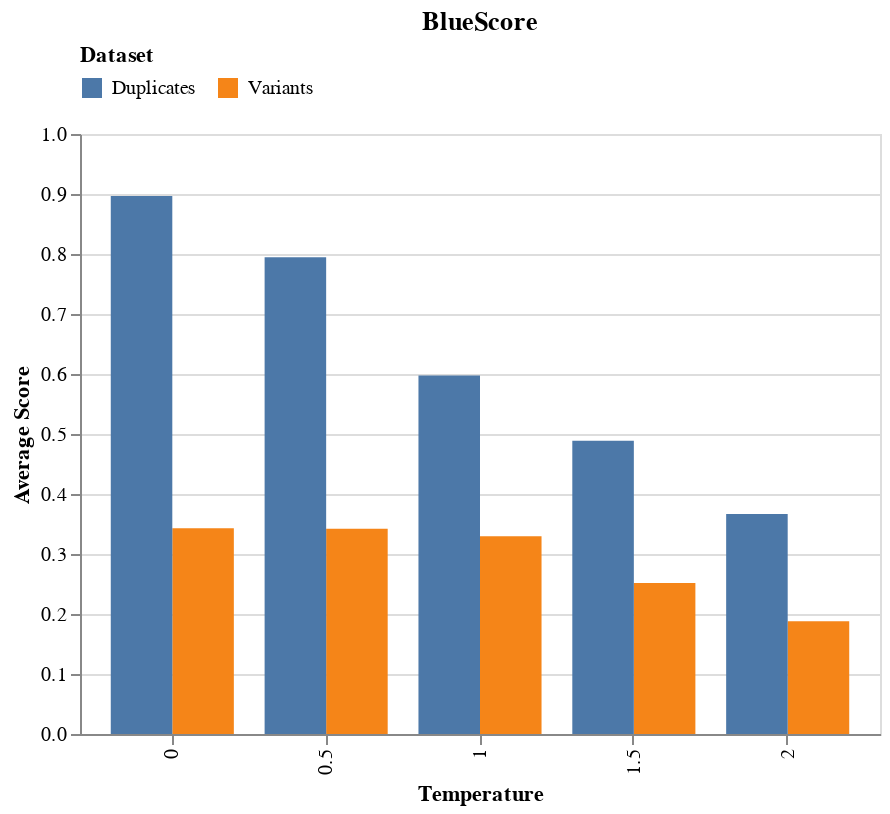
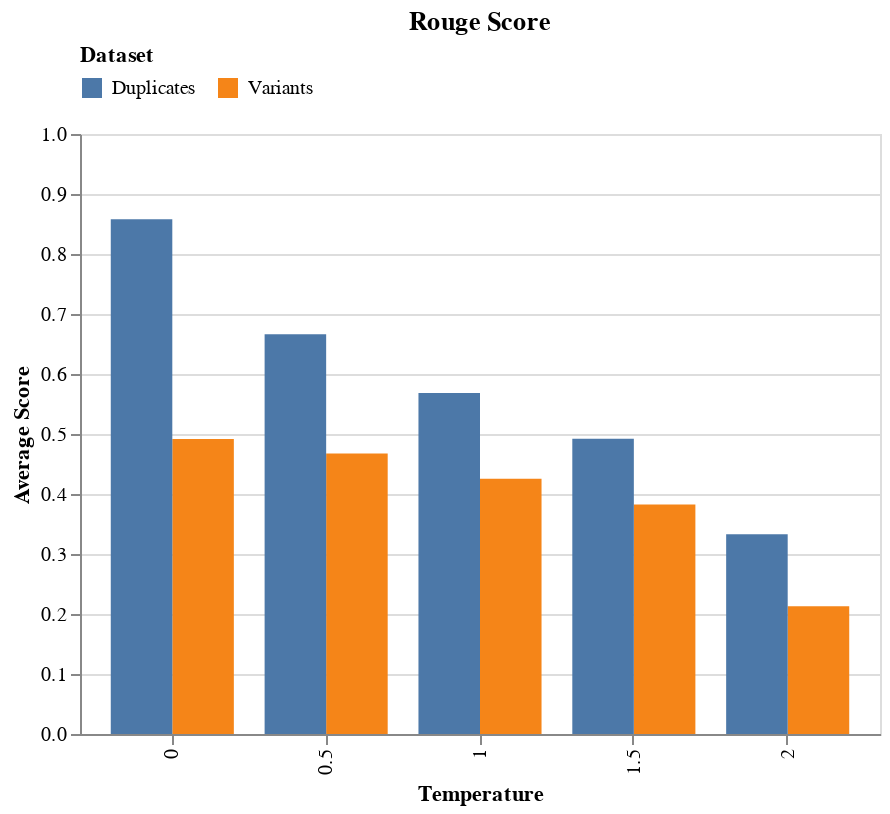
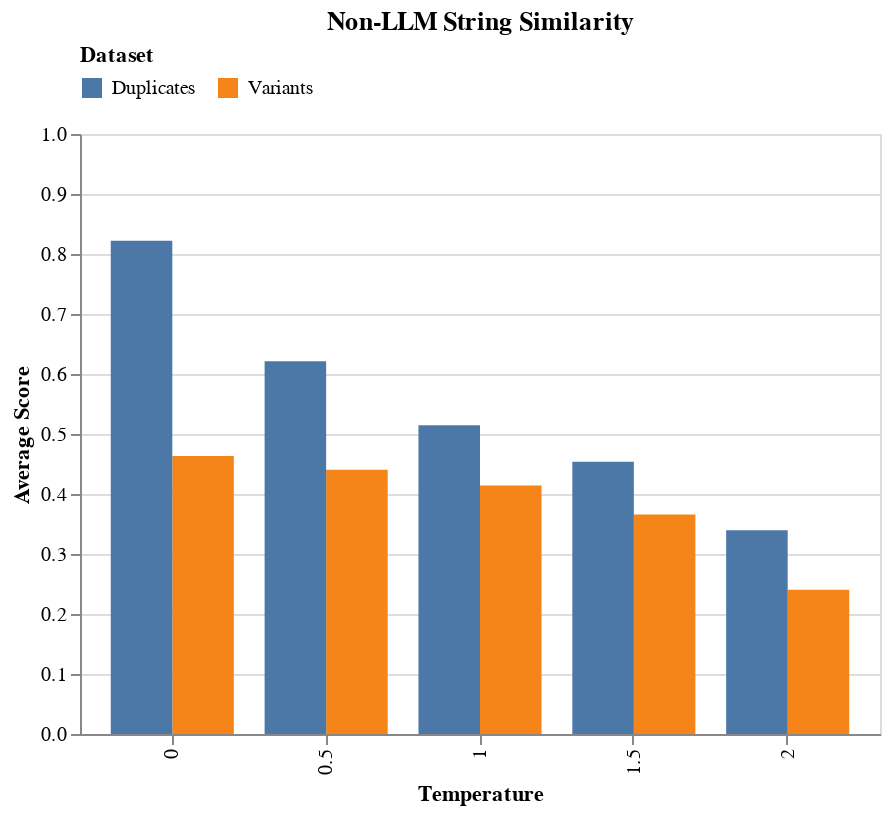
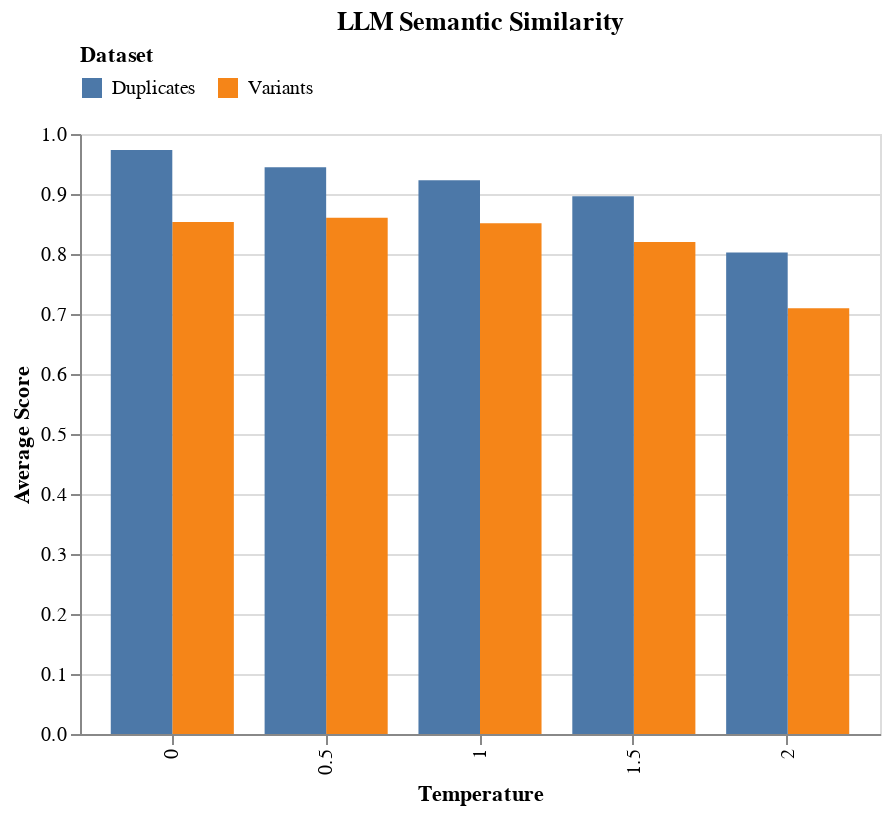

These figures' notebook cell, in order:
### Code cell
metric_order = ['BlueScore', 'Rouge Score', 'Non-LLM String Similarity', 'LLM Semantic Similarity']
all_average_scores = []
# Loop over metrics in the specified order
for metric in metric_order:
    # Filter the DataFrame for the current metric
    group = df[df['metric'] == metric].copy()
    
    # Sort models by avg_score in descending order
    # sorted_temp = group.sort_values('avg_score')['metric'].tolist()
    chart = bar_chart(group, metric)
    chart.display()

### Figure 1 — Vega-Lite specification as saved in the notebook (floating-point values rounded to 4 significant figures)
{"config": {"view": {"continuousWidth": 300, "continuousHeight": 300}}, "data": {"name": "data-84209ac3d86d0f68d6204b7c069779f2"}, "mark": {"type": "bar"}, "encoding": {"color": {"field": "dataset", "legend": {"orient": "top"}, "title": "Dataset", "type": "nominal"}, "tooltip": [{"field": "model", "type": "nominal"}, {"field": "avg_score", "type": "quantitative"}], "x": {"field": "temperature", "title": "Temperature", "type": "ordinal"}, "xOffset": {"field": "dataset", "type": "nominal"}, "y": {"field": "avg_score", "scale": {"domain": [0, 1]}, "title": "Average Score", "type": "quantitative"}}, "height": 300, "title": "BlueScore", "width": 400, "$schema": "https://vega.github.io/schema/vega-lite/v5.20.1.json", "datasets": {"data-84209ac3d86d0f68d6204b7c069779f2": [{"temperature": 0.0, "is_duplicates": false, "model": "gpt-4o", "avg_score": 0.343, "metric": "BlueScore", "dataset": "Variants"}, {"temperature": 0.5, "is_duplicates": false, "model": "gpt-4o", "avg_score": 0.342, "metric": "BlueScore", "dataset": "Variants"}, {"temperature": 1.0, "is_duplicates": false, "model": "gpt-4o", "avg_score": 0.3296, "metric": "BlueScore", "dataset": "Variants"}, {"temperature": 1.5, "is_duplicates": false, "model": "gpt-4o", "avg_score": 0.2518, "metric": "BlueScore", "dataset": "Variants"}, {"temperature": 2.0, "is_duplicates": false, "model": "gpt-4o", "avg_score": 0.1877, "metric": "BlueScore", "dataset": "Variants"}, {"temperature": 0.0, "is_duplicates": true, "model": "gpt-4o", "avg_score": 0.8966, "metric": "BlueScore", "dataset": "Duplicates"}, {"temperature": 0.5, "is_duplicates": true, "model": "gpt-4o", "avg_score": 0.7948, "metric": "BlueScore", "dataset": "Duplicates"}, {"temperature": 1.0, "is_duplicates": true, "model": "gpt-4o", "avg_score": 0.5974, "metric": "BlueScore", "dataset": "Duplicates"}, {"temperature": 1.5, "is_duplicates": true, "model": "gpt-4o", "avg_score": 0.4886, "metric": "BlueScore", "dataset": "Duplicates"}, {"temperature": 2.0, "is_duplicates": true, "model": "gpt-4o", "avg_score": 0.3668, "metric": "BlueScore", "dataset": "Duplicates"}]}}

### Figure 2 — Vega-Lite specification as saved in the notebook (floating-point values rounded to 4 significant figures)
{"config": {"view": {"continuousWidth": 300, "continuousHeight": 300}}, "data": {"name": "data-f07650462f82bca719bfd769f62bb705"}, "mark": {"type": "bar"}, "encoding": {"color": {"field": "dataset", "legend": {"orient": "top"}, "title": "Dataset", "type": "nominal"}, "tooltip": [{"field": "model", "type": "nominal"}, {"field": "avg_score", "type": "quantitative"}], "x": {"field": "temperature", "title": "Temperature", "type": "ordinal"}, "xOffset": {"field": "dataset", "type": "nominal"}, "y": {"field": "avg_score", "scale": {"domain": [0, 1]}, "title": "Average Score", "type": "quantitative"}}, "height": 300, "title": "Rouge Score", "width": 400, "$schema": "https://vega.github.io/schema/vega-lite/v5.20.1.json", "datasets": {"data-f07650462f82bca719bfd769f62bb705": [{"temperature": 0.0, "is_duplicates": false, "model": "gpt-4o", "avg_score": 0.4917, "metric": "Rouge Score", "dataset": "Variants"}, {"temperature": 0.5, "is_duplicates": false, "model": "gpt-4o", "avg_score": 0.4674, "metric": "Rouge Score", "dataset": "Variants"}, {"temperature": 1.0, "is_duplicates": false, "model": "gpt-4o", "avg_score": 0.4255, "metric": "Rouge Score", "dataset": "Variants"}, {"temperature": 1.5, "is_duplicates": false, "model": "gpt-4o", "avg_score": 0.3827, "metric": "Rouge Score", "dataset": "Variants"}, {"temperature": 2.0, "is_duplicates": false, "model": "gpt-4o", "avg_score": 0.213, "metric": "Rouge Score", "dataset": "Variants"}, {"temperature": 0.0, "is_duplicates": true, "model": "gpt-4o", "avg_score": 0.858, "metric": "Rouge Score", "dataset": "Duplicates"}, {"temperature": 0.5, "is_duplicates": true, "model": "gpt-4o", "avg_score": 0.6662, "metric": "Rouge Score", "dataset": "Duplicates"}, {"temperature": 1.0, "is_duplicates": true, "model": "gpt-4o", "avg_score": 0.5681, "metric": "Rouge Score", "dataset": "Duplicates"}, {"temperature": 1.5, "is_duplicates": true, "model": "gpt-4o", "avg_score": 0.4922, "metric": "Rouge Score", "dataset": "Duplicates"}, {"temperature": 2.0, "is_duplicates": true, "model": "gpt-4o", "avg_score": 0.3331, "metric": "Rouge Score", "dataset": "Duplicates"}]}}

### Figure 3 — Vega-Lite specification as saved in the notebook (floating-point values rounded to 4 significant figures)
{"config": {"view": {"continuousWidth": 300, "continuousHeight": 300}}, "data": {"name": "data-7d1ad61cdf714b63e3fdfc3a52a7d466"}, "mark": {"type": "bar"}, "encoding": {"color": {"field": "dataset", "legend": {"orient": "top"}, "title": "Dataset", "type": "nominal"}, "tooltip": [{"field": "model", "type": "nominal"}, {"field": "avg_score", "type": "quantitative"}], "x": {"field": "temperature", "title": "Temperature", "type": "ordinal"}, "xOffset": {"field": "dataset", "type": "nominal"}, "y": {"field": "avg_score", "scale": {"domain": [0, 1]}, "title": "Average Score", "type": "quantitative"}}, "height": 300, "title": "Non-LLM String Similarity", "width": 400, "$schema": "https://vega.github.io/schema/vega-lite/v5.20.1.json", "datasets": {"data-7d1ad61cdf714b63e3fdfc3a52a7d466": [{"temperature": 0.0, "is_duplicates": false, "model": "gpt-4o", "avg_score": 0.4635, "metric": "Non-LLM String Similarity", "dataset": "Variants"}, {"temperature": 0.5, "is_duplicates": false, "model": "gpt-4o", "avg_score": 0.4403, "metric": "Non-LLM String Similarity", "dataset": "Variants"}, {"temperature": 1.0, "is_duplicates": false, "model": "gpt-4o", "avg_score": 0.4141, "metric": "Non-LLM String Similarity", "dataset": "Variants"}, {"temperature": 1.5, "is_duplicates": false, "model": "gpt-4o", "avg_score": 0.366, "metric": "Non-LLM String Similarity", "dataset": "Variants"}, {"temperature": 2.0, "is_duplicates": false, "model": "gpt-4o", "avg_score": 0.2405, "metric": "Non-LLM String Similarity", "dataset": "Variants"}, {"temperature": 0.0, "is_duplicates": true, "model": "gpt-4o", "avg_score": 0.8221, "metric": "Non-LLM String Similarity", "dataset": "Duplicates"}, {"temperature": 0.5, "is_duplicates": true, "model": "gpt-4o", "avg_score": 0.6214, "metric": "Non-LLM String Similarity", "dataset": "Duplicates"}, {"temperature": 1.0, "is_duplicates": true, "model": "gpt-4o", "avg_score": 0.5147, "metric": "Non-LLM String Similarity", "dataset": "Duplicates"}, {"temperature": 1.5, "is_duplicates": true, "model": "gpt-4o", "avg_score": 0.4537, "metric": "Non-LLM String Similarity", "dataset": "Duplicates"}, {"temperature": 2.0, "is_duplicates": true, "model": "gpt-4o", "avg_score": 0.3397, "metric": "Non-LLM String Similarity", "dataset": "Duplicates"}]}}

### Figure 4 — Vega-Lite specification as saved in the notebook (floating-point values rounded to 4 significant figures)
{"config": {"view": {"continuousWidth": 300, "continuousHeight": 300}}, "data": {"name": "data-9bbcb921d724491538abec7b131e6a9b"}, "mark": {"type": "bar"}, "encoding": {"color": {"field": "dataset", "legend": {"orient": "top"}, "title": "Dataset", "type": "nominal"}, "tooltip": [{"field": "model", "type": "nominal"}, {"field": "avg_score", "type": "quantitative"}], "x": {"field": "temperature", "title": "Temperature", "type": "ordinal"}, "xOffset": {"field": "dataset", "type": "nominal"}, "y": {"field": "avg_score", "scale": {"domain": [0, 1]}, "title": "Average Score", "type": "quantitative"}}, "height": 300, "title": "LLM Semantic Similarity", "width": 400, "$schema": "https://vega.github.io/schema/vega-lite/v5.20.1.json", "datasets": {"data-9bbcb921d724491538abec7b131e6a9b": [{"temperature": 0.0, "is_duplicates": false, "model": "gpt-4o", "avg_score": 0.8535, "metric": "LLM Semantic Similarity", "dataset": "Variants"}, {"temperature": 0.5, "is_duplicates": false, "model": "gpt-4o", "avg_score": 0.8606, "metric": "LLM Semantic Similarity", "dataset": "Variants"}, {"temperature": 1.0, "is_duplicates": false, "model": "gpt-4o", "avg_score": 0.8513, "metric": "LLM Semantic Similarity", "dataset": "Variants"}, {"temperature": 1.5, "is_duplicates": false, "model": "gpt-4o", "avg_score": 0.82, "metric": "LLM Semantic Similarity", "dataset": "Variants"}, {"temperature": 2.0, "is_duplicates": false, "model": "gpt-4o", "avg_score": 0.7094, "metric": "LLM Semantic Similarity", "dataset": "Variants"}, {"temperature": 0.0, "is_duplicates": true, "model": "gpt-4o", "avg_score": 0.9734, "metric": "LLM Semantic Similarity", "dataset": "Duplicates"}, {"temperature": 0.5, "is_duplicates": true, "model": "gpt-4o", "avg_score": 0.9444, "metric": "LLM Semantic Similarity", "dataset": "Duplicates"}, {"temperature": 1.0, "is_duplicates": true, "model": "gpt-4o", "avg_score": 0.9231, "metric": "LLM Semantic Similarity", "dataset": "Duplicates"}, {"temperature": 1.5, "is_duplicates": true, "model": "gpt-4o", "avg_score": 0.8962, "metric": "LLM Semantic Similarity", "dataset": "Duplicates"}, {"temperature": 2.0, "is_duplicates": true, "model": "gpt-4o", "avg_score": 0.8025, "metric": "LLM Semantic Similarity", "dataset": "Duplicates"}]}}
